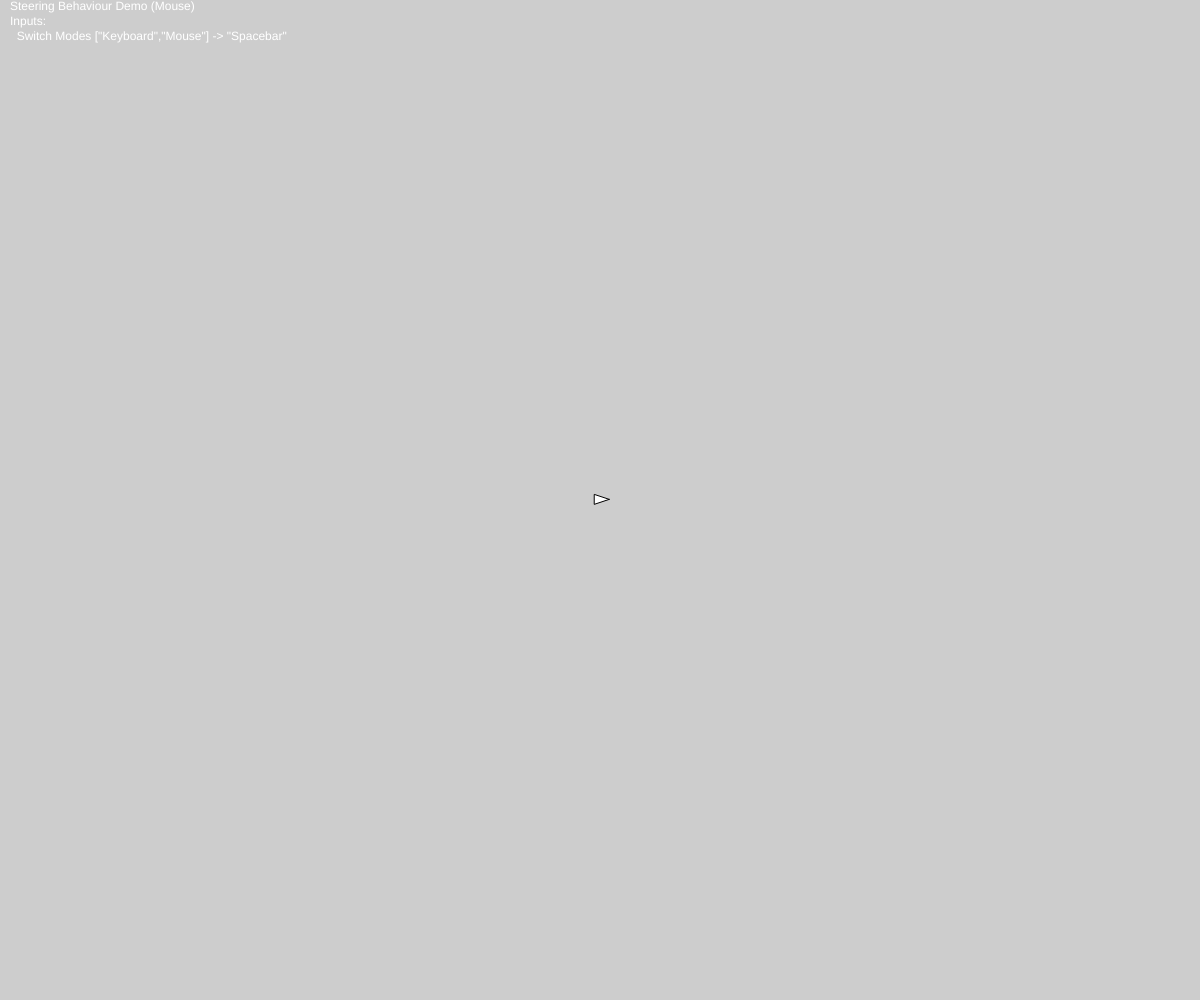
Frame 1 (no input)
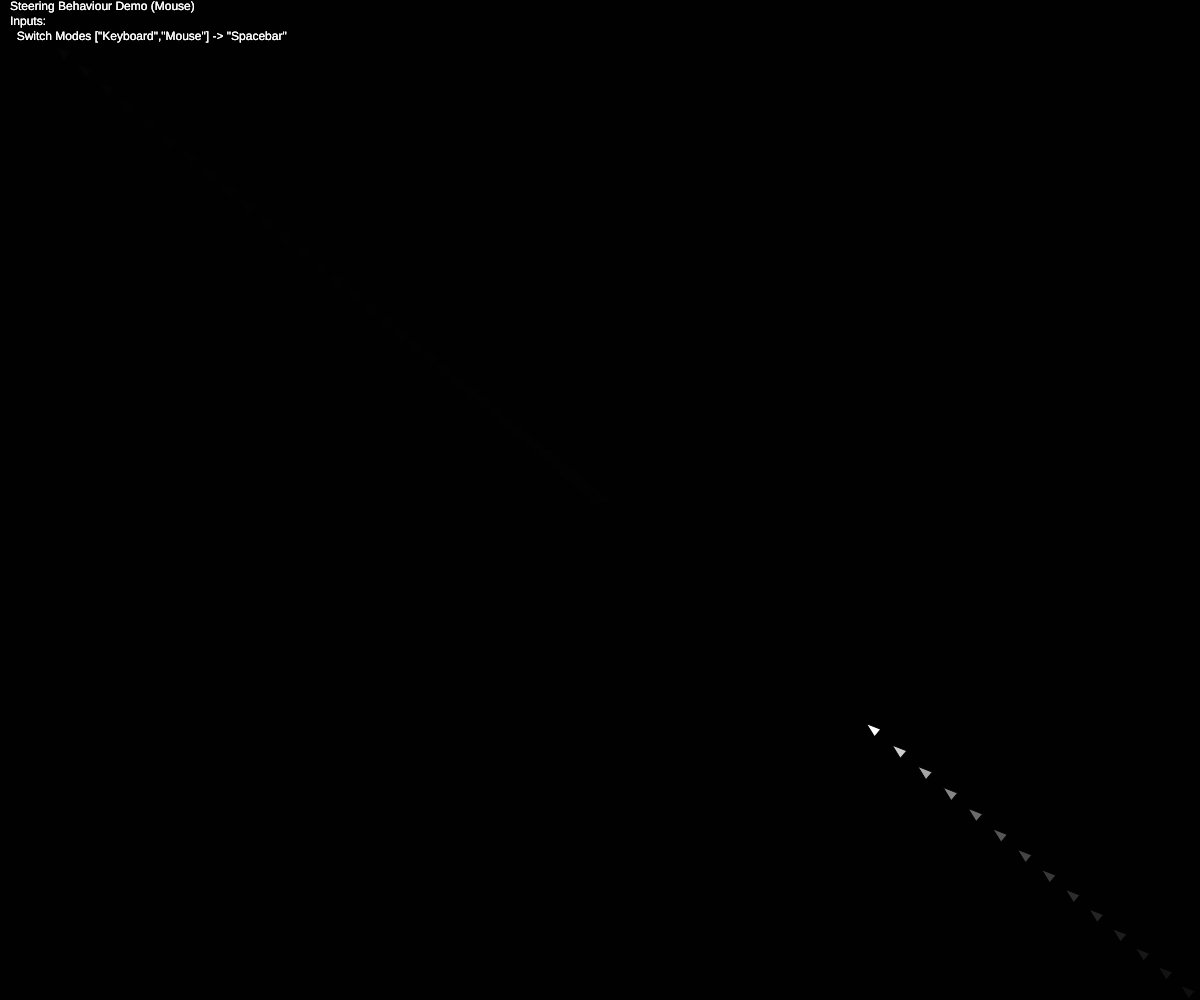
Frame 60 (no input)
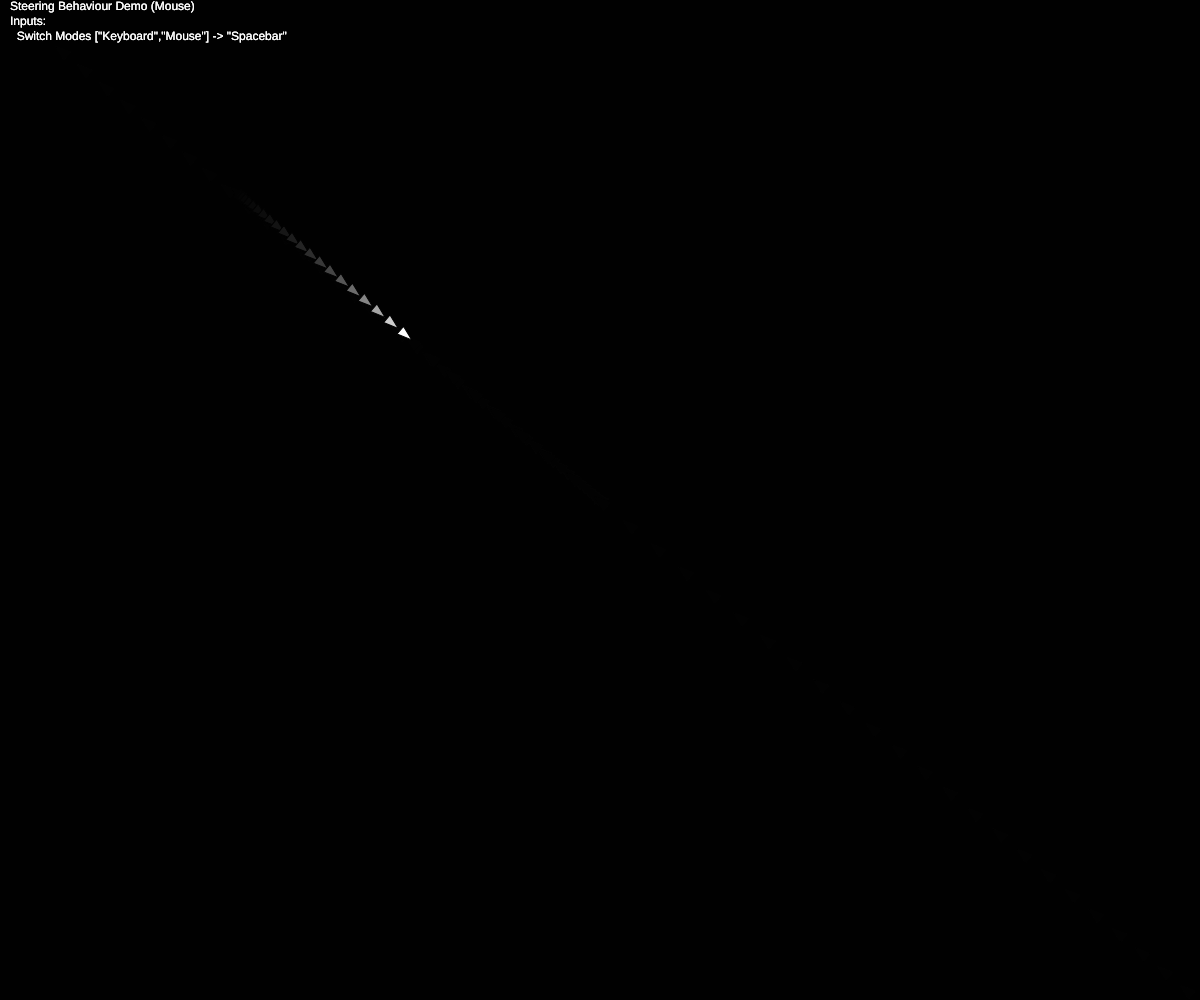
Frame 120 (the mouse pressed at the canvas centre since frame 60)

The p5.js sketch that drew these frames (run headless with seeded random() and noise() and a simulated clock; from frame 60 on, the mouse is pressed at the canvas centre):

// p5.js sketch
// ── sketch.js
var body;
var keyboard = {'w':false, 'a':false, 's':false, 'd':false, 'ArrowLeft':false, 'ArrowUp':false, 'ArrowRight':false, 'ArrowDown':false, 'q':false, 'e':false};
var inputs = {forwards:0, sideways:0, turn:0};
var mode = 1;
var modes = ['Keyboard', 'Mouse'];
var activeMode = modes[mode];

function setup(){
	createCanvas(windowWidth, windowHeight);
	body = new Body(width/2, height/2);
}

function draw(){
	background(color(0, 0, 0, 50));
	displayUI();
	switch(activeMode) {
		case 'Keyboard':
            Body.angular_friction = 0.075;
            Body.friction = 0.0125;
			handleKeyboard();
			if(inputs.forwards != 0) body.forwards(inputs.forwards*0.1);
			if(inputs.sideways != 0) body.sideways(inputs.sideways*0.1);
			if(inputs.turn != 0) body.turn(inputs.turn);
			break;
		case 'Mouse':
            Body.friction = 0.02;
			body.applyForce(
              createVector(mouseX, mouseY)
              .sub(body.pos)
              .normalize(),
            1);
            body.face_movement();
			break;
	}
	body.update();
    body.wrapSpace();
	body.show();
}

function keyPressed(){
	try{
		keyboard[key] = true;
		if (key === ' ') {
			if(++mode > modes.length-1) mode = 0;
			activeMode = modes[mode];
		} 
	} catch(err){
		console.log("keyPressed SoftError:", err);
		return;
	}
}
function keyReleased(){
	try{
		keyboard[key] = false;
		// console.log(JSON.stringify(keyboard, null, 4));
	} catch(err){
		console.log("keyReleased SoftError:", err);
		return;
	}
}

function handleKeyboard(){
	inputs.forwards = (Number(keyboard.w || keyboard.ArrowUp) - Number(keyboard.s || keyboard.ArrowDown));
	inputs.sideways = (Number(keyboard.e) - Number(keyboard.q));
	inputs.turn = (Number(keyboard.d || keyboard.ArrowRight) - Number(keyboard.a || keyboard.ArrowLeft));
	if (Number.isNaN(inputs.forwards)) inputs.forwards = 0;
	if (Number.isNaN(inputs.sideways)) inputs.sideways = 0;
	if (Number.isNaN(inputs.turn)) inputs.turn = 0;
}

function displayUI() {
	let msg = `Steering Behaviour Demo (${activeMode})\n`;
    msg += 'Inputs:\n';
    msg += `\tSwitch Modes ${JSON.stringify(modes)} -> "Spacebar"\n`;
	switch(activeMode) {
		case modes[0]:
			msg += '\tMove Forward -> "ArrowUp" or "w"\n';
			msg += '\tTurn Left -> "ArrowLeft" or "a"\n';
			msg += '\tMove Backwards -> "ArrowDown" or "s"\n';
			msg += '\tTurn Right -> "ArrowRight" or "d"\n';
			msg += '\tStrife Left -> "q"\n';
			msg += '\tStrife Right -> "e"';
			break;
		case modes[1]:
			msg += '\t';
			break;
	}
	push();
	fill(255);
	noStroke();
	text(msg, 10, 10);
	pop();
}
// ── Body.js
class Body {
	constructor(x, y) {
		if(typeof Body.angular_friction === 'undefined') Body.angular_friction = 0.075;
		if(typeof Body.friction === 'undefined') Body.friction = 0.0125;
		this.margin = 10;
		this.size = 10;
		this.heading = -PI/2;
		this.angular_vel = 0;
		this.angular_acc = 0;
		try {
			this.pos = createVector(x, y);
			this.vel = createVector(0, 0);
			this.acc = createVector(0, 0);
		} catch (err) {
			console.log(err);
		}
	}

	applyForce(direction, force) {
        if (typeof direction === typeof this.pos) {
          this.acc = direction.mult(force);
        } else {
		  this.acc = p5.Vector.fromAngle(direction).mult(force);
        }
	}
  
    face_movement(){
        this.heading = this.vel.heading();
    }

	turn(direction, speed=null){
		this.angular_acc = Number(direction) * (Number(speed === null) * Math.pow(1/this.size, 2)) + (Number(speed !== null) * Number(speed));
	}

	forwards(speed) {
		let direction = p5.Vector.fromAngle(this.heading);
		direction.mult(speed);
		this.acc.add(direction);
	}

	sideways(speed) {
		let direction = p5.Vector.fromAngle(this.heading+(PI/2));
		direction.mult(speed);
		this.acc.add(direction);
	}


	update() {
		this.angular_vel += this.angular_acc;
		this.heading += this.angular_vel;
		this.angular_vel *= 1-Body.angular_friction;
		this.angular_acc = 0;

		this.vel.add(this.acc);
		this.pos.add(this.vel);
		this.vel.mult(1-Body.friction);
		this.acc.set(0, 0);
	}

	show() {
		push();
		translate(this.pos.x, this.pos.y);
		scale(this.size);
		rotate(this.heading);
		strokeWeight(1 / this.size);

		beginShape();
		vertex(1, 0);
		vertex(-0.5, -0.5);
		vertex(-0.5, 0.5);
		vertex(1, 0);
		endShape();
		pop();
	}

	wrapSpace() {
		let hw = width + this.margin;
		let lw = -this.margin;
		let hy = height + this.margin;
		let ly = -this.margin;
		if (this.pos.x > hw) this.pos.x = lw;
		if (this.pos.x < lw) this.pos.x = hw;
		if (this.pos.y > hy) this.pos.y = ly;
		if (this.pos.y < ly) this.pos.y = hy;
	}
}
